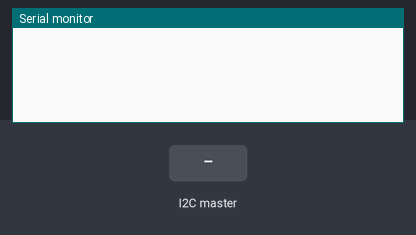
Simulated run of this program. Board: Arduino Mega 2560, built with avr-gcc and run on an emulated ATmega2560. Shown: the last lines printed to the serial monitor. The test bench sets the inputs (shaded band).

Above: at 1.2 s.
1.3 s: the I2C master sends the byte 0
At 2.5 s:
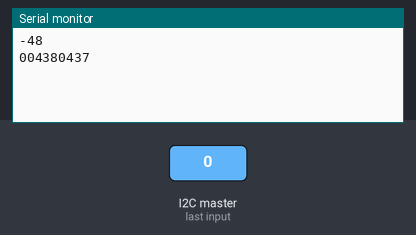
2.8 s: the I2C master sends the byte 1
At 3.9 s:
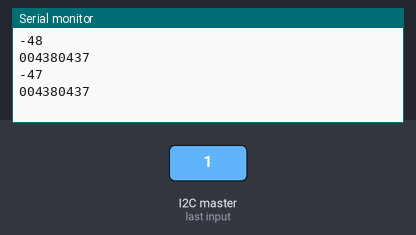
Timing chart, 0 to 5.8 s (numbered marks = the images above; inputs shaded):
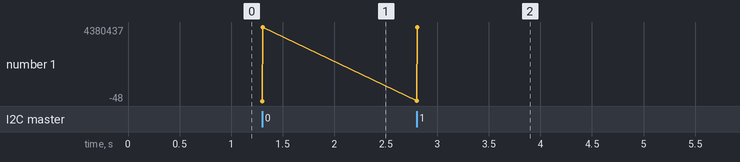

Measured:
- after the input at 1.3 s, the serial monitor: prints a new line at once (image 1)
- after the input at 2.8 s, the serial monitor: prints a new line at once (image 2)

The program:

main.cpp
```cpp
#include <Arduino.h>
#include <Wire.h>

byte zero[] = {1,1,1,1,1,1,0};
byte one[] = {0,1,1,0,0,0,0};
byte two[] = {1,1,0,1,1,0,1};
byte three[] = {1,1,1,1,0,0,1};
byte four[] = {0,1,1,0,0,1,1};
byte five[] = {0,1,1,1,0,1,1};
byte six[] = {1,0,1,1,1,1,1};
byte seven[] = {1,1,1,0,0,0,0};
byte eight[] = {1,1,1,1,1,1,1};
byte nine[] = {1,1,1,0,0,1,1};
int pins[] = {0};

int slaveAddress = 2;
boolean newData = false;
int data;

void receiveEvent() {
  while (Wire.available()) {
    data = (int)Wire.read() - 48;
    Serial.println(data);
    newData = true;
  }
}

void displayNumber() {
  byte lights[7];
  switch(data) {
    case 0:
      memcpy(lights, zero, 7);
      break;
    case 1:
      memcpy(lights, one, 7);
      break;
    case 2:
      memcpy(lights, two, 7);
      break;
    case 3:
      memcpy(lights, three, 7);
      break;
    case 4:
      memcpy(lights, four, 7);
      break;
    case 5:
      memcpy(lights, five, 7);
      break;
    case 6:
      memcpy(lights, six, 7);
      break;
    case 7:
      memcpy(lights, seven, 7);
      break;
    case 8:
      memcpy(lights, eight, 7);
      break;
    case 9:
      memcpy(lights, nine, 7);
      break;
    }

  for(int j = 0; j < 7; j++) {
    Serial.print((int)lights[j]);
  }
  Serial.println();
}

void setup() {
  Serial.begin(9600);

  Wire.begin(slaveAddress);
  Wire.onReceive(receiveEvent);
}

void loop() {
  if(newData) {
    displayNumber();
    newData = false;
  }
  delay(100);
}
```
